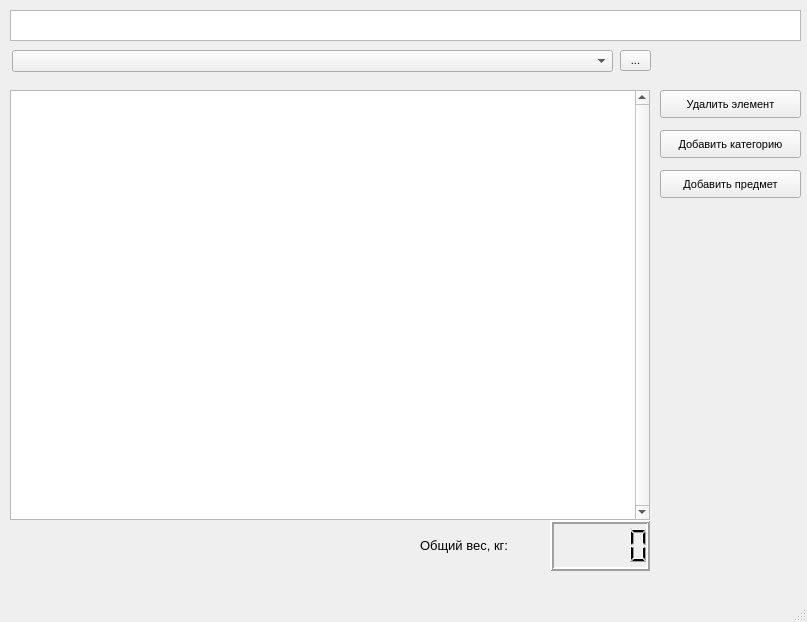
<?xml version="1.0" encoding="UTF-8"?>
<ui version="4.0">
 <class>MainWindow</class>
 <widget class="QMainWindow" name="MainWindow">
  <property name="geometry">
   <rect>
    <x>0</x>
    <y>0</y>
    <width>807</width>
    <height>622</height>
   </rect>
  </property>
  <property name="font">
   <font>
    <pointsize>8</pointsize>
    <weight>50</weight>
    <bold>false</bold>
   </font>
  </property>
  <property name="windowTitle">
   <string>MainWindow</string>
  </property>
  <widget class="QWidget" name="centralwidget">
   <widget class="QTextBrowser" name="App_info">
    <property name="geometry">
     <rect>
      <x>10</x>
      <y>10</y>
      <width>791</width>
      <height>31</height>
     </rect>
    </property>
   </widget>
   <widget class="QTreeWidget" name="treeWidget">
    <property name="geometry">
     <rect>
      <x>10</x>
      <y>90</y>
      <width>640</width>
      <height>430</height>
     </rect>
    </property>
    <property name="sizePolicy">
     <sizepolicy hsizetype="Fixed" vsizetype="Fixed">
      <horstretch>0</horstretch>
      <verstretch>0</verstretch>
     </sizepolicy>
    </property>
    <property name="font">
     <font>
      <pointsize>12</pointsize>
     </font>
    </property>
    <property name="cursor" stdset="0">
     <cursorShape>ArrowCursor</cursorShape>
    </property>
    <property name="styleSheet">
     <string notr="true">QTreeWidget {Color: red}</string>
    </property>
    <property name="verticalScrollBarPolicy">
     <enum>Qt::ScrollBarAlwaysOn</enum>
    </property>
    <property name="horizontalScrollBarPolicy">
     <enum>Qt::ScrollBarAsNeeded</enum>
    </property>
    <property name="sizeAdjustPolicy">
     <enum>QAbstractScrollArea::AdjustToContents</enum>
    </property>
    <property name="editTriggers">
     <set>QAbstractItemView::AnyKeyPressed|QAbstractItemView::DoubleClicked|QAbstractItemView::EditKeyPressed</set>
    </property>
    <property name="dragDropMode">
     <enum>QAbstractItemView::NoDragDrop</enum>
    </property>
    <property name="selectionMode">
     <enum>QAbstractItemView::NoSelection</enum>
    </property>
    <property name="sortingEnabled">
     <bool>true</bool>
    </property>
    <property name="columnCount">
     <number>0</number>
    </property>
    <attribute name="headerStretchLastSection">
     <bool>false</bool>
    </attribute>
   </widget>
   <widget class="QComboBox" name="comboBox">
    <property name="geometry">
     <rect>
      <x>12</x>
      <y>50</y>
      <width>601</width>
      <height>22</height>
     </rect>
    </property>
   </widget>
   <widget class="QToolButton" name="toolButton">
    <property name="geometry">
     <rect>
      <x>620</x>
      <y>50</y>
      <width>31</width>
      <height>21</height>
     </rect>
    </property>
    <property name="text">
     <string>...</string>
    </property>
   </widget>
   <widget class="QPushButton" name="Delete_button">
    <property name="geometry">
     <rect>
      <x>660</x>
      <y>90</y>
      <width>141</width>
      <height>28</height>
     </rect>
    </property>
    <property name="text">
     <string>Удалить элемент</string>
    </property>
   </widget>
   <widget class="QPushButton" name="Add_category_button">
    <property name="geometry">
     <rect>
      <x>660</x>
      <y>130</y>
      <width>141</width>
      <height>28</height>
     </rect>
    </property>
    <property name="text">
     <string>Добавить категорию</string>
    </property>
   </widget>
   <widget class="QPushButton" name="Add_item_button">
    <property name="geometry">
     <rect>
      <x>660</x>
      <y>170</y>
      <width>141</width>
      <height>28</height>
     </rect>
    </property>
    <property name="text">
     <string>Добавить предмет</string>
    </property>
   </widget>
   <widget class="QLCDNumber" name="lcdNumber">
    <property name="geometry">
     <rect>
      <x>550</x>
      <y>520</y>
      <width>100</width>
      <height>51</height>
     </rect>
    </property>
    <property name="font">
     <font>
      <pointsize>8</pointsize>
      <weight>50</weight>
      <bold>false</bold>
     </font>
    </property>
    <property name="lineWidth">
     <number>2</number>
    </property>
    <property name="mode">
     <enum>QLCDNumber::Dec</enum>
    </property>
   </widget>
   <widget class="QLabel" name="label">
    <property name="geometry">
     <rect>
      <x>420</x>
      <y>530</y>
      <width>121</width>
      <height>31</height>
     </rect>
    </property>
    <property name="font">
     <font>
      <pointsize>10</pointsize>
     </font>
    </property>
    <property name="text">
     <string>Общий вес, кг:</string>
    </property>
   </widget>
  </widget>
  <widget class="QMenuBar" name="menubar">
   <property name="geometry">
    <rect>
     <x>0</x>
     <y>0</y>
     <width>807</width>
     <height>26</height>
    </rect>
   </property>
  </widget>
  <widget class="QStatusBar" name="statusbar"/>
 </widget>
 <resources/>
 <connections/>
</ui>
